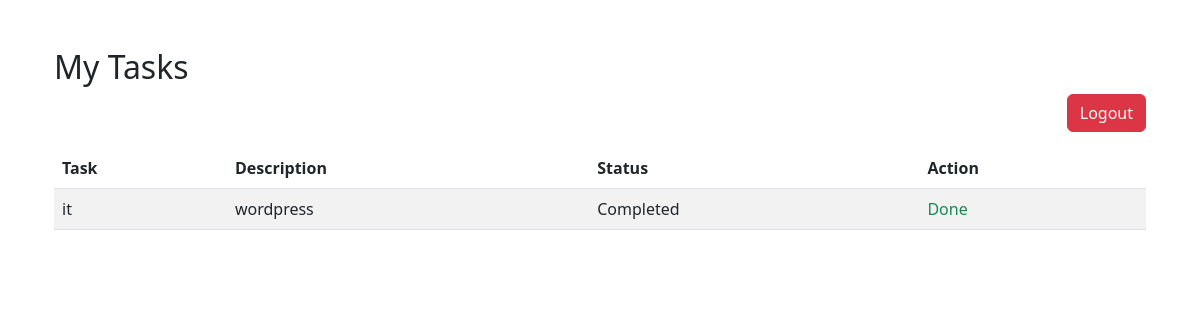
/employee/tasks/ (signed in), run on an earlier commit of the app's database.
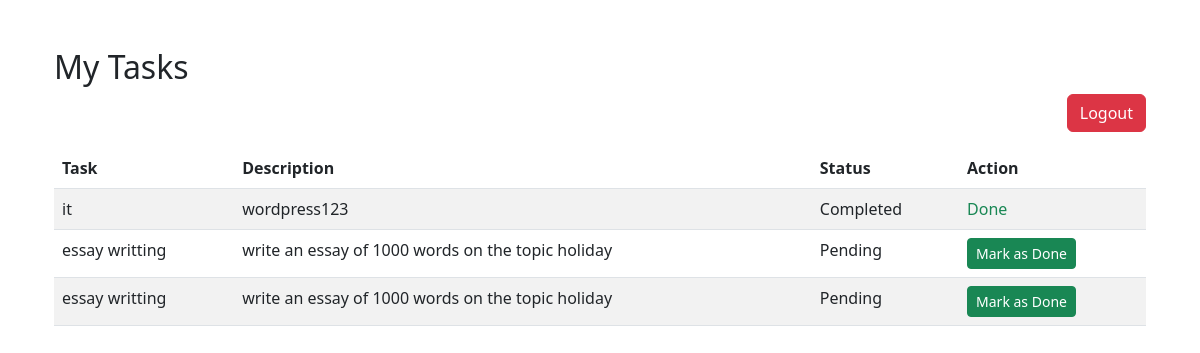
And on a later commit of the database.
### employee_management/models.py (models this page shows, shortened)
class Task(models.Model):
    name = models.CharField(max_length=255, default='')
    description = models.TextField()
    assigned_to = models.ForeignKey(Employee, on_delete=models.CASCADE)
    status = models.CharField(max_length=20, choices=[('Pending', 'Pending'), ('Completed', 'Completed')], default='Pending')

### employee_management/views.py (the view)
# urls.py: path('employee/tasks/', views.employee_task_list, name='employee_tasks'),
@login_required
def employee_task_list(request):
    employee = Employee.objects.get(user=request.user)
    tasks = Task.objects.filter(assigned_to=employee)
    return render(request, 'employee_tasks.html', {'tasks': tasks})

### employee_management/templates/employee_tasks.html (shortened to what this page needs)
{% extends 'base.html' %}
{% block content %}
<div class="container mt-5">
    <h2>My Tasks</h2>
    <a href="{% url 'logout' %}" class="btn btn-danger mb-3 float-end">Logout</a>
    <table class="table table-striped">
        <thead>
            <tr>
                <th>Task</th>
                <th>Description</th>
                <th>Status</th>
                <th>Action</th>
            </tr>
        </thead>
        <tbody>
            {% for task in tasks %}
            <tr>
                <td>{{ task.name }}</td>
                <td>{{ task.description }}</td>
                <td>{{ task.status }}</td>
                <td>
                    {% if task.status != 'Completed' %}
                    <form method="post" action="{% url 'mark_task_done' task.id %}">
                        <button class="btn btn-sm btn-success">Mark as Done</button>
                    </form>
                    {% else %}
                    <span class="text-success">Done</span>
                    {% endif %}
                </td>
            </tr>
            {% endfor %}
        </tbody>
    </table>
</div>
{% endblock %}

What changed in the data, as far as the page shows it:
changed Task "it": description "wordpress" → "wordpress123"
added Task: name "essay writting", description "write an essay of 1000 words on the topic holiday", status "Pending", shows "Mark as Done"
added Task: name "essay writting", description "write an essay of 1000 words on the topic holiday", status "Pending", shows "Mark as Done"
